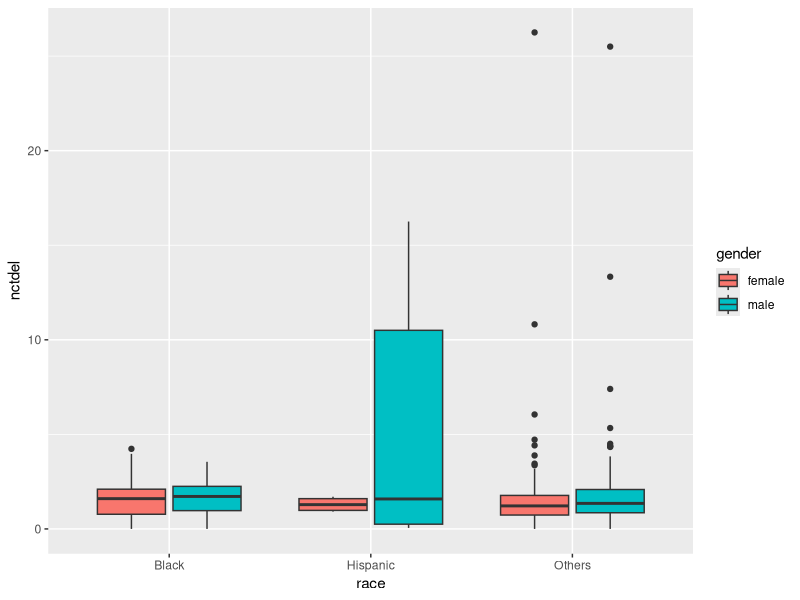
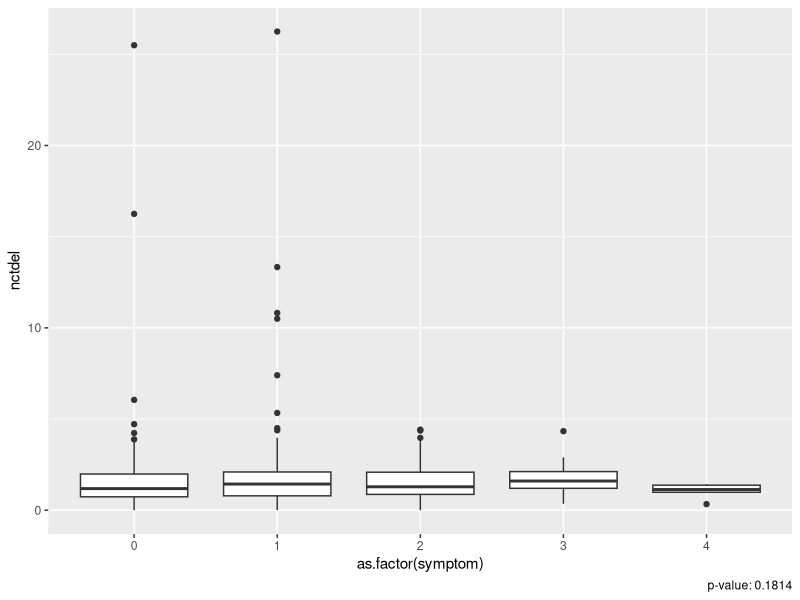
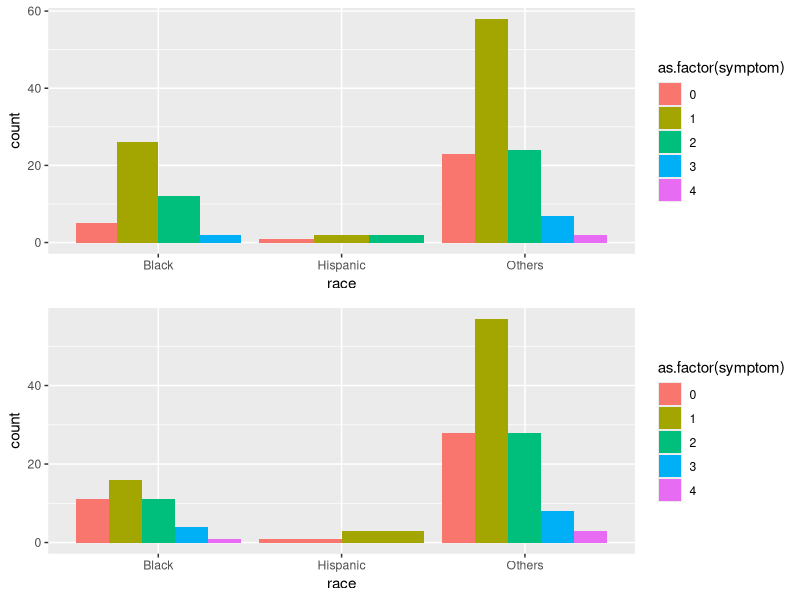
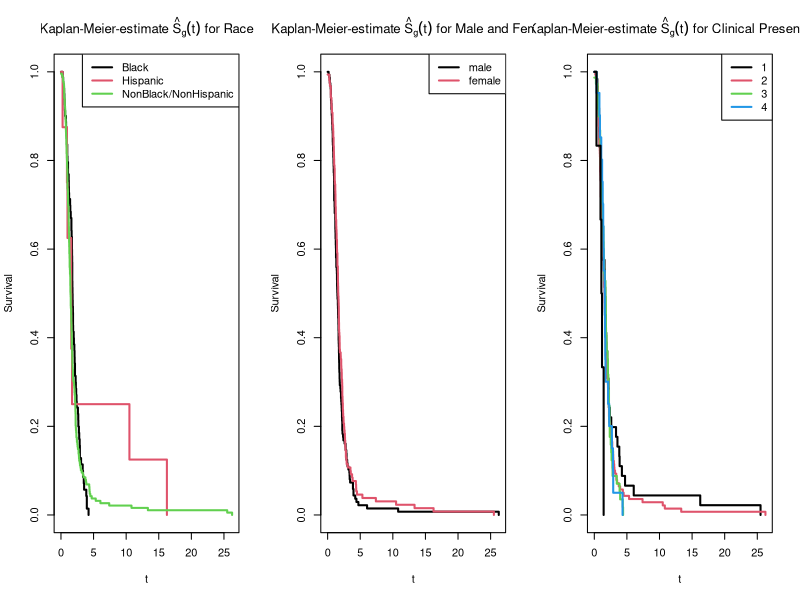

Here is the R script that generated these plots, in order:
## ---- chunk 1
knitr::opts_chunk$set(echo = FALSE, warning = FALSE)
library(ggplot2)
library(survival)
library(gridExtra)

dat <- read.table("kellydat.txt", header=T)

## ---- chunk 2
missing_d <- (which(is.na(dat)))
#dat[missing_d,] # no NA's

dat$race = "Others"
dat$race[dat$black==1]="Black"
dat$race[dat$hisp==1]="Hispanic"
dat$gender = "male"
dat$gender[dat$male==0]="female"
dat$symptom = 0
dat$symptom[dat$sn1==1]=1
dat$symptom[dat$sn2==1]=2
dat$symptom[dat$sn3==1]=3
dat$symptom[dat$all4==1]=4

g1 <- ggplot(data = dat, aes(x=race,y=nctdel)) + geom_boxplot(aes(fill=gender))
g2 <- ggplot(data = dat, aes(x=as.factor(symptom), y=nctdel)) +geom_boxplot()
g3 <- ggplot(data = dat, aes(x=race, y=symptom)) + geom_boxplot(aes(fill=gender))
g3m <- ggplot(data = dat[dat$gender=="male",], aes(x=race)) + geom_bar(aes(fill=as.factor(symptom)),position = "dodge")
g3f <- ggplot(data = dat[dat$gender=="female",], aes(x=race)) + geom_bar(aes(fill=as.factor(symptom)),position = "dodge")

g1
## ---- chunk 3
p2 <- summary(aov(data=dat, nctdel ~ symptom))[[1]][["Pr(>F)"]][1]
g2 + labs(caption = paste("p-value:", round(p2,4)))
## ---- chunk 4
grid.arrange(g3m, g3f, nrow=2)
## ---- chunk 5

## ---- chunk 6

dat.KM <- survfit(Surv(nctdel, fail) ~ 1, data = dat) #estimated survival curve 

par(mfrow=c(1,3))
dat.KM.race <- survfit(Surv(nctdel, fail) ~ race, type="kaplan-meier", conf.type="log", data=dat)

plot(dat.KM.race, main=expression(paste("Kaplan-Meier-estimate ", hat(S)[g](t), " for Race")),
     xlab="t", ylab="Survival", lwd=2, col=1:3)
legend(x="topright", col=1:3, lwd=2, legend=c("Black", "Hispanic", "NonBlack/NonHispanic"))


dat.KM.gender <- survfit(Surv(nctdel, fail) ~ male, type="kaplan-meier", conf.type="log", data=dat)

plot(dat.KM.gender, main=expression(paste("Kaplan-Meier-estimate ", hat(S)[g](t), " for Male and Female")),
     xlab="t", ylab="Survival", lwd=2, col=1:2)
legend(x="topright", col=1:2, lwd=2, legend=c("male", "female"))


dat.KM.symptom <- survfit(Surv(nctdel, fail) ~ symptom, type="kaplan-meier", conf.type="log", data=dat)

plot(dat.KM.symptom, main=expression(paste("Kaplan-Meier-estimate ", hat(S)[g](t), " for Clinical Presentation")),
     xlab="t", ylab="Survival", lwd=2, col=1:4)
legend(x="topright", col=1:4, lwd=2, legend=c("1", "2", "3", "4"))
